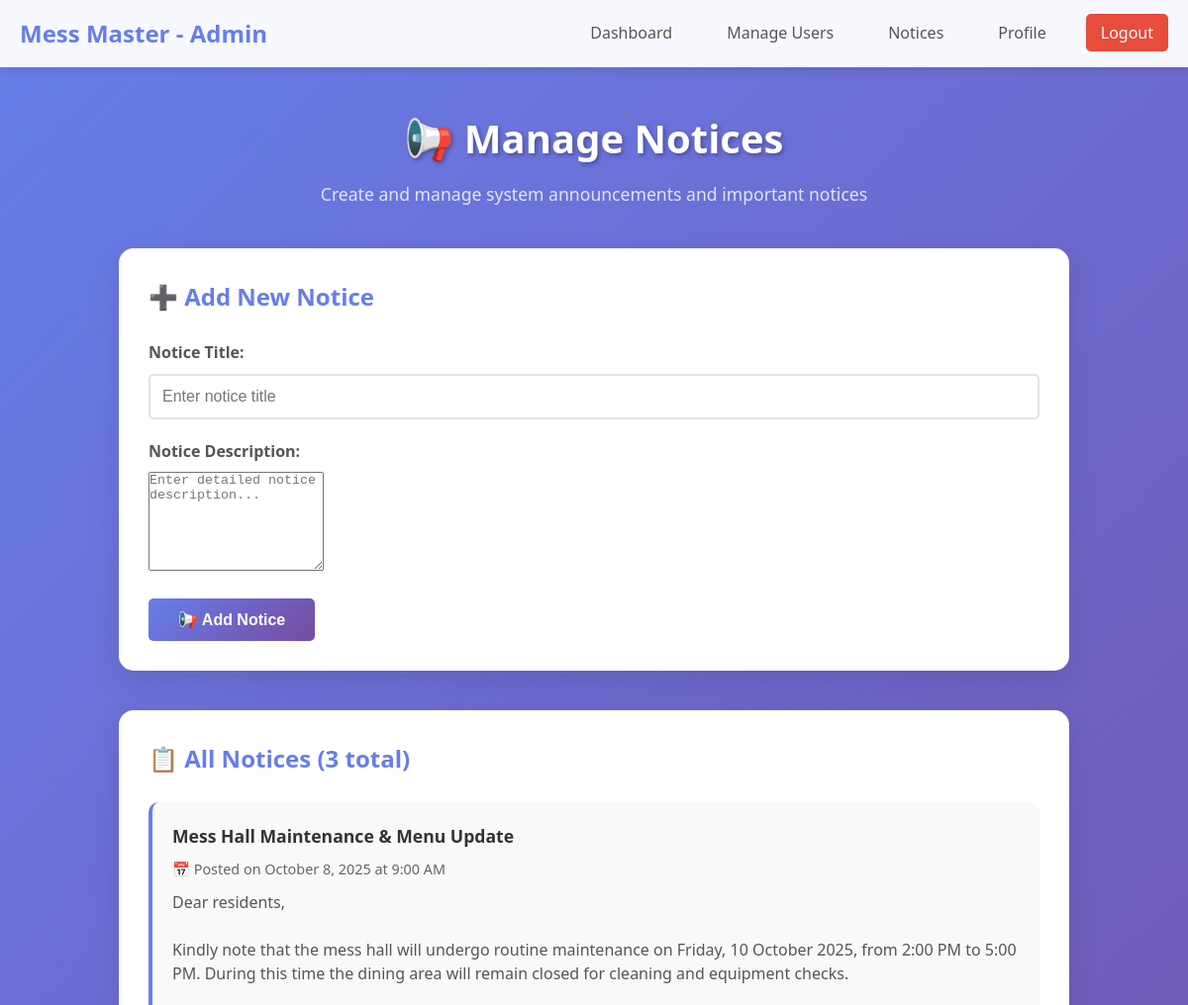
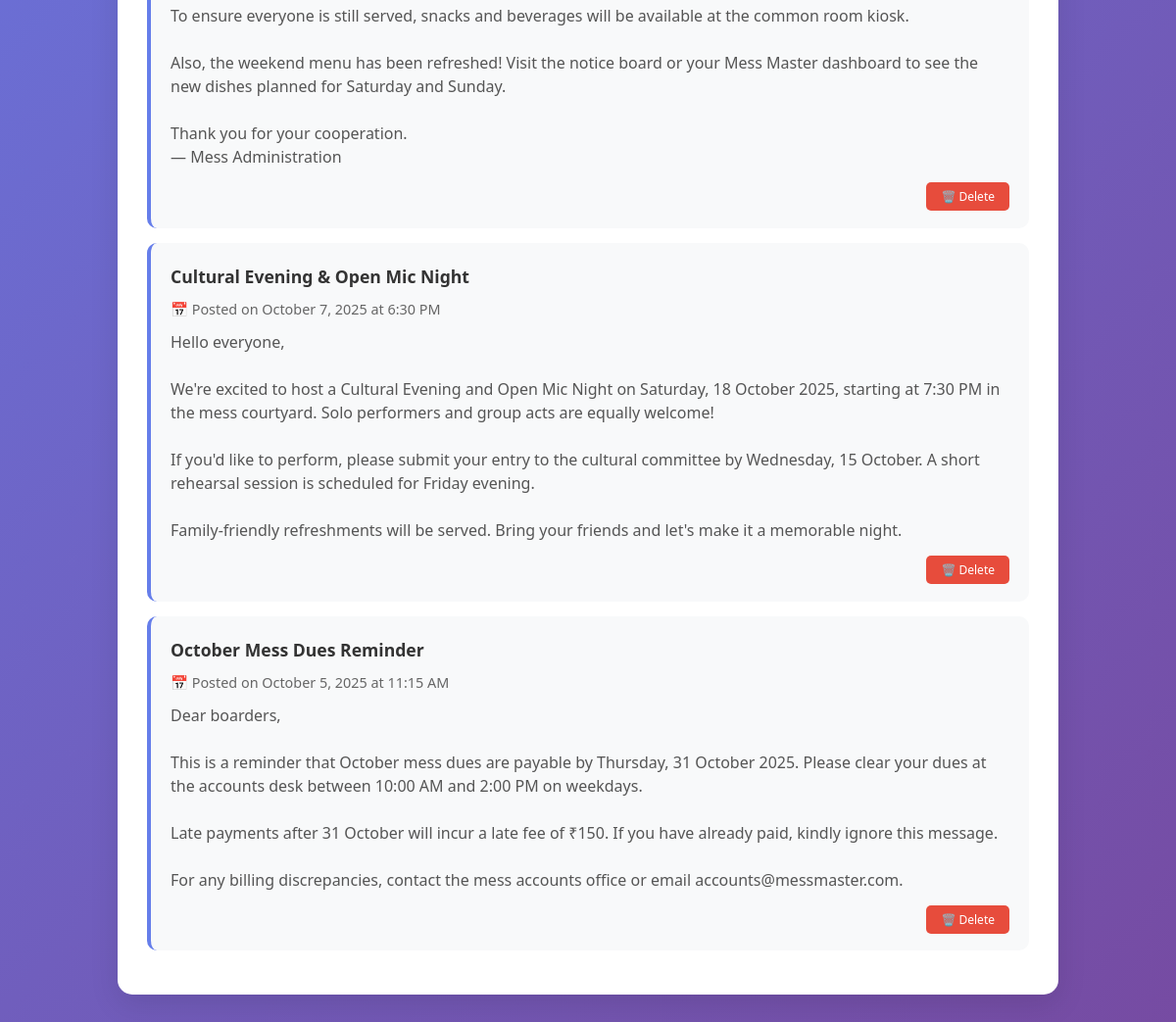
Screenshot of /admin_notices.php (signed in) with the database file from the repository (2 pictures, top to bottom).
### tables this page shows
CREATE TABLE notices (
    id INT AUTO_INCREMENT PRIMARY KEY,
    title VARCHAR(200) NOT NULL,
    description TEXT,
    created_at TIMESTAMP DEFAULT CURRENT_TIMESTAMP
);

### admin_notices.php (the view, shortened to what this page needs)
<?php
include 'config.php';
$notices = $conn->query("SELECT * FROM notices ORDER BY created_at DESC");
?>
<!DOCTYPE html>
<html lang="en">
<head>
    <link rel="stylesheet" href="style.css">
</head>
<body>
    <nav class="navbar">
        <div class="nav-container">
            <h2 class="nav-title">Mess Master - Admin</h2>
            <ul class="nav-links">
                <li><a href="admin_dashboard.php">Dashboard</a></li>
                <li><a href="admin_manage_users.php">Manage Users</a></li>
                <li><a href="admin_notices.php">Notices</a></li>
                <li><a href="admin_profile.php">Profile</a></li>
                <li><a href="logout.php" class="logout-link">Logout</a></li>
            </ul>
        </div>
    </nav>
    <div class="manage-notices-container">
        <div class="welcome-section" style="margin-bottom: 40px;">
            <h1 style="color: white;">📢 Manage Notices</h1>
            <p style="color: rgba(255,255,255,0.9);">Create and manage system announcements and important notices</p>
        </div>
        <div class="add-notice-form">
            <h2 style="color: #667eea; margin-bottom: 25px;">➕ Add New Notice</h2>
            <form method="post">
                <div class="form-group">
                    <label for="title">Notice Title:</label>
                    <input type="text" id="title" name="title" placeholder="Enter notice title" required
                           value="<?php echo htmlspecialchars($_POST['title'] ?? ''); ?>">
                </div>
                <div class="form-group">
                    <label for="description">Notice Description:</label>
                    <textarea id="description" name="description" placeholder="Enter detailed notice description..."><?php echo htmlspecialchars($_POST['description'] ?? ''); ?></textarea>
                </div>
                <button type="submit" name="add_notice" class="login-btn" style="width: auto; padding: 12px 30px;">
                    📢 Add Notice
                </button>
            </form>
        </div>
        <div class="notices-list-container">
            <h2 style="color: #667eea; margin-bottom: 25px;">📋 All Notices (<?php echo $notices->num_rows; ?> total)</h2>
            <?php if ($notices->num_rows > 0): ?>
                <?php while($n = $notices->fetch_assoc()): ?>
                <div class="notice-card">
                    <h4><?= htmlspecialchars($n['title']) ?></h4>
                    <div class="notice-meta">
                        📅 Posted on <?= date('F j, Y \a\t g:i A', strtotime($n['created_at'])) ?>
                    </div>
                    <?php if (!empty($n['description'])): ?>
                    <div class="notice-description">
                        <?= nl2br(htmlspecialchars($n['description'])) ?>
                    </div>
                    <?php endif; ?>
                    <div class="notice-actions">
                        <a href="admin_notices.php?delete=<?= $n['id'] ?>"
                           class="delete-notice-btn"
                           onclick="return confirm('Are you sure you want to delete the notice \'<?= htmlspecialchars($n['title']) ?>\'? This action cannot be undone.')">
                            🗑️ Delete
                        </a>
                    </div>
                </div>
                <?php endwhile; ?>
            <?php endif; ?>
        </div>
    </div>
</body>
</html>

### style.css (style rules this page uses)
* { margin: 0; padding: 0; box-sizing: border-box; }
body { font-family: 'Segoe UI', Tahoma, Geneva, Verdana, sans-serif; line-height: 1.6; color: #333; background: linear-gradient(135deg, #667eea 0%, #764ba2 100%); min-height: 100vh; }
.form-group { margin-bottom: 20px; }
.form-group label { display: block; margin-bottom: 8px; font-weight: 600; color: #555; }
.form-group input, .form-group select { width: 100%; padding: 12px; border: 2px solid #e1e1e1; border-radius: 5px; font-size: 16px; transition: border-color 0.3s ease; }
.login-btn { width: 100%; padding: 12px; background: linear-gradient(135deg, #667eea 0%, #764ba2 100%); color: white; border: none; border-radius: 5px; font-size: 16px; font-weight: 600; cursor: pointer; transition: transform 0.2s ease, box-shadow 0.2s ease; }
.navbar { background: rgba(255, 255, 255, 0.95); backdrop-filter: blur(10px); padding: 15px 0; box-shadow: 0 2px 10px rgba(0, 0, 0, 0.1); position: sticky; top: 0; z-index: 100; }
.nav-container { max-width: 1200px; margin: 0 auto; padding: 0 20px; display: flex; justify-content: space-between; align-items: center; }
.nav-title { color: #667eea; font-size: 1.5rem; font-weight: 700; }
.nav-links { display: flex; list-style: none; gap: 25px; }
.nav-links a { text-decoration: none; color: #555; font-weight: 500; padding: 8px 15px; border-radius: 5px; transition: all 0.3s ease; }
.logout-link { background: #e74c3c !important; color: white !important; }
.welcome-section { text-align: center; margin-bottom: 40px; color: white; }
.welcome-section h1 { font-size: 2.5rem; margin-bottom: 10px; text-shadow: 2px 2px 4px rgba(0, 0, 0, 0.3); }
.welcome-section p { font-size: 1.1rem; opacity: 0.9; }

### admin_notices.php (style rules this page uses)
.manage-notices-container { max-width: 1000px; margin: 0 auto; padding: 40px 20px; }
.add-notice-form { background: white; padding: 30px; border-radius: 15px; box-shadow: 0 10px 30px rgba(0, 0, 0, 0.1); margin-bottom: 40px; }
.notices-list-container { background: white; padding: 30px; border-radius: 15px; box-shadow: 0 10px 30px rgba(0, 0, 0, 0.1); }
.notice-card { background: #f8f9fa; padding: 20px; border-radius: 10px; margin-bottom: 15px; border-left: 4px solid #667eea; }
.notice-card h4 { color: #333; margin-bottom: 8px; font-size: 1.1rem; }
.notice-meta { color: #666; font-size: 0.9rem; margin-bottom: 10px; }
.notice-description { color: #555; line-height: 1.5; margin-bottom: 15px; }
.notice-actions { text-align: right; }
.delete-notice-btn { background: #e74c3c; color: white; padding: 6px 15px; border: none; border-radius: 5px; cursor: pointer; font-size: 12px; text-decoration: none; transition: background 0.3s ease; }
.form-group textarea { min-height: 100px; resize: vertical; }

### rows the page displays
notices: title "Mess Hall Maintenance & Menu Update", created_at "October 8, 2025 at 9:00 AM", description "Dear residents, Kindly note that the mess hall will undergo routine maintenance on Friday, 10 October 2025, from 2:00 PM to 5:00 PM. During this time the dining area will remain closed for cleaning and equipment checks. To ensure everyone is still served, snacks and beverages will be available at the common room kiosk. Also, the weekend menu has been refreshed! Visit the notice board or your Mess Master dashboard to see the new dishes planned for Saturday and Sunday. Thank you for your cooperation. — Mess Administration"
notices: title "Cultural Evening & Open Mic Night", created_at "October 7, 2025 at 6:30 PM", description "Hello everyone, We're excited to host a Cultural Evening and Open Mic Night on Saturday, 18 October 2025, starting at 7:30 PM in the mess courtyard. Solo performers and group acts are equally welcome! If you'd like to perform, please submit your entry to the cultural committee by Wednesday, 15 October. A short rehearsal session is scheduled for Friday evening. Family-friendly refreshments will be served. Bring your friends and let's make it a memorable night."
notices: title "October Mess Dues Reminder", created_at "October 5, 2025 at 11:15 AM", description "Dear boarders, This is a reminder that October mess dues are payable by Thursday, 31 October 2025. Please clear your dues at the accounts desk between 10:00 AM and 2:00 PM on weekdays. Late payments after 31 October will incur a late fee of ₹150. If you have already paid, kindly ignore this message. For any billing discrepancies, contact the mess accounts office or email accounts@messmaster.com."

### other values shown
$notices->num_rows "3"
